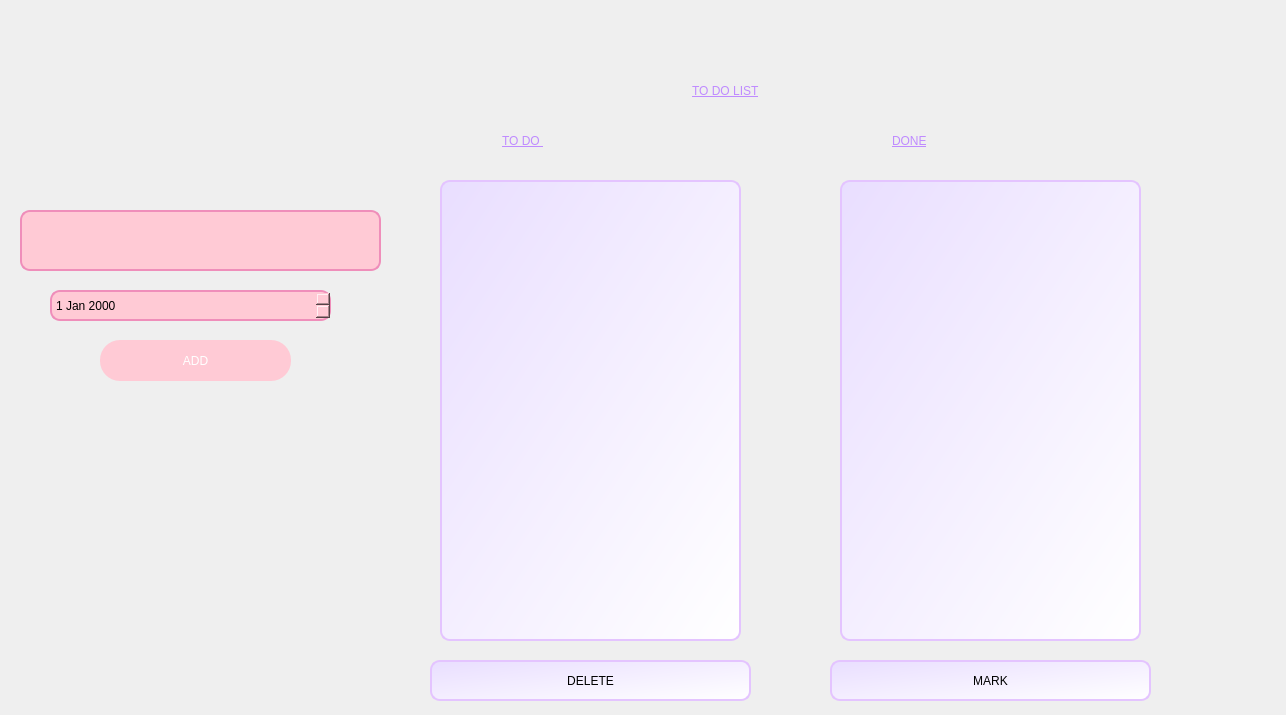
<?xml version="1.0" encoding="UTF-8"?>
<ui version="4.0">
 <class>TodoList</class>
 <widget class="QWidget" name="TodoList">
  <property name="geometry">
   <rect>
    <x>0</x>
    <y>0</y>
    <width>1286</width>
    <height>715</height>
   </rect>
  </property>
  <property name="windowTitle">
   <string>Form</string>
  </property>
  <widget class="QLabel" name="label_32">
   <property name="geometry">
    <rect>
     <x>0</x>
     <y>0</y>
     <width>1311</width>
     <height>741</height>
    </rect>
   </property>
   <property name="text">
    <string/>
   </property>
   <property name="pixmap">
    <pixmap>../image/WhatsApp Image 2024-11-10 à 18.51.31_e66bd550.jpg</pixmap>
   </property>
   <property name="scaledContents">
    <bool>true</bool>
   </property>
  </widget>
  <widget class="QListWidget" name="taskList">
   <property name="geometry">
    <rect>
     <x>440</x>
     <y>180</y>
     <width>301</width>
     <height>461</height>
    </rect>
   </property>
   <property name="styleSheet">
    <string notr="true">
    border: 2px solid rgb(228, 196, 255);  
    border-radius: 10px; /* Coins arrondis */
    padding: 2px;
background-color: qlineargradient(spread:pad, x1:0, y1:0, x2:1, y2:1, stop:0 rgba(233, 222, 255, 255), stop:1 rgba(255, 255, 255, 255));
</string>
   </property>
  </widget>
  <widget class="QLineEdit" name="taskInput">
   <property name="geometry">
    <rect>
     <x>20</x>
     <y>210</y>
     <width>361</width>
     <height>61</height>
    </rect>
   </property>
   <property name="styleSheet">
    <string notr="true">	background-color: rgb(255, 202, 213);
    border: 2px solid #EF8EBA; /* Bordure rose */
    border-radius: 10px; /* Coins arrondis */
    padding: 2px;
    </string>
   </property>
  </widget>
  <widget class="QDateEdit" name="dueDateEdit">
   <property name="geometry">
    <rect>
     <x>50</x>
     <y>290</y>
     <width>281</width>
     <height>31</height>
    </rect>
   </property>
   <property name="styleSheet">
    <string notr="true">	background-color: rgb(255, 202, 213);
    border: 2px solid #EF8EBA; /* Bordure rose */
    border-radius: 10px; /* Coins arrondis */
    padding: 2px;</string>
   </property>
  </widget>
  <widget class="QPushButton" name="addButton">
   <property name="geometry">
    <rect>
     <x>100</x>
     <y>340</y>
     <width>191</width>
     <height>41</height>
    </rect>
   </property>
   <property name="styleSheet">
    <string notr="true">QPushButton {
	background-color: rgb(255, 202, 213);
    color: white; /* Texte blanc */
    border-radius:20px  ; /* Coins arrondis */
	border-color: rgb(239, 142, 186);
    padding: 8px;
}</string>
   </property>
   <property name="text">
    <string>ADD</string>
   </property>
  </widget>
  <widget class="QPushButton" name="deleteButton">
   <property name="geometry">
    <rect>
     <x>430</x>
     <y>660</y>
     <width>321</width>
     <height>41</height>
    </rect>
   </property>
   <property name="styleSheet">
    <string notr="true">QPushButton {
	border: 2px solid rgb(228, 196, 255);  
    border-radius: 10px; /* Coins arrondis */
    padding: 2px;
background-color: qlineargradient(spread:pad, x1:0, y1:0, x2:1, y2:1, stop:0 rgba(233, 222, 255, 255), stop:1 rgba(255, 255, 255, 255));

}</string>
   </property>
   <property name="text">
    <string>DELETE</string>
   </property>
  </widget>
  <widget class="QPushButton" name="markDoneButton">
   <property name="geometry">
    <rect>
     <x>830</x>
     <y>660</y>
     <width>321</width>
     <height>41</height>
    </rect>
   </property>
   <property name="styleSheet">
    <string notr="true">QPushButton {
	border: 2px solid rgb(228, 196, 255);  
    border-radius: 10px; /* Coins arrondis */
    padding: 2px;
background-color: qlineargradient(spread:pad, x1:0, y1:0, x2:1, y2:1, stop:0 rgba(233, 222, 255, 255), stop:1 rgba(255, 255, 255, 255));

}</string>
   </property>
   <property name="text">
    <string>MARK</string>
   </property>
  </widget>
  <widget class="QLineEdit" name="lineEdit_23">
   <property name="geometry">
    <rect>
     <x>690</x>
     <y>70</y>
     <width>271</width>
     <height>41</height>
    </rect>
   </property>
   <property name="styleSheet">
    <string notr="true">QLineEdit{
	color: rgb(191, 139, 255);
	background-color: transparent;
	text-decoration: underline;
	font: 700 italic 20pt &quot;Segoe UI&quot;;
	;
}</string>
   </property>
   <property name="text">
    <string>TO DO LIST</string>
   </property>
   <property name="frame">
    <bool>false</bool>
   </property>
  </widget>
  <widget class="QListWidget" name="completedTaskList">
   <property name="geometry">
    <rect>
     <x>840</x>
     <y>180</y>
     <width>301</width>
     <height>461</height>
    </rect>
   </property>
   <property name="styleSheet">
    <string notr="true">
    border: 2px solid rgb(228, 196, 255);  
    border-radius: 10px; /* Coins arrondis */
    padding: 2px;
background-color: qlineargradient(spread:pad, x1:0, y1:0, x2:1, y2:1, stop:0 rgba(233, 222, 255, 255), stop:1 rgba(255, 255, 255, 255));
</string>
   </property>
  </widget>
  <widget class="QLineEdit" name="lineEdit_24">
   <property name="geometry">
    <rect>
     <x>500</x>
     <y>120</y>
     <width>271</width>
     <height>41</height>
    </rect>
   </property>
   <property name="styleSheet">
    <string notr="true">QLineEdit{
	color: rgb(191, 139, 255);
	background-color: transparent;
	text-decoration: underline;
	font: 700 italic 20pt &quot;Segoe UI&quot;;
	;
}</string>
   </property>
   <property name="text">
    <string>TO DO </string>
   </property>
   <property name="frame">
    <bool>false</bool>
   </property>
  </widget>
  <widget class="QLineEdit" name="lineEdit_25">
   <property name="geometry">
    <rect>
     <x>890</x>
     <y>120</y>
     <width>271</width>
     <height>41</height>
    </rect>
   </property>
   <property name="styleSheet">
    <string notr="true">QLineEdit{
	color: rgb(191, 139, 255);
	background-color: transparent;
	text-decoration: underline;
	font: 700 italic 20pt &quot;Segoe UI&quot;;
	;
}</string>
   </property>
   <property name="text">
    <string>DONE</string>
   </property>
   <property name="frame">
    <bool>false</bool>
   </property>
  </widget>
 </widget>
 <resources/>
 <connections/>
</ui>
